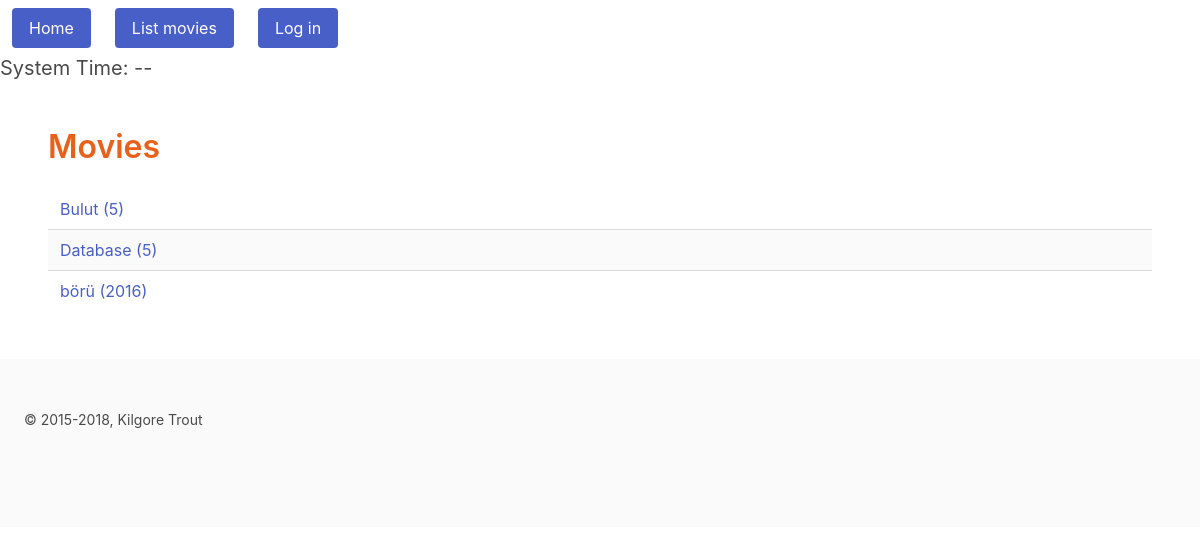
Before: /movies with the older database file.
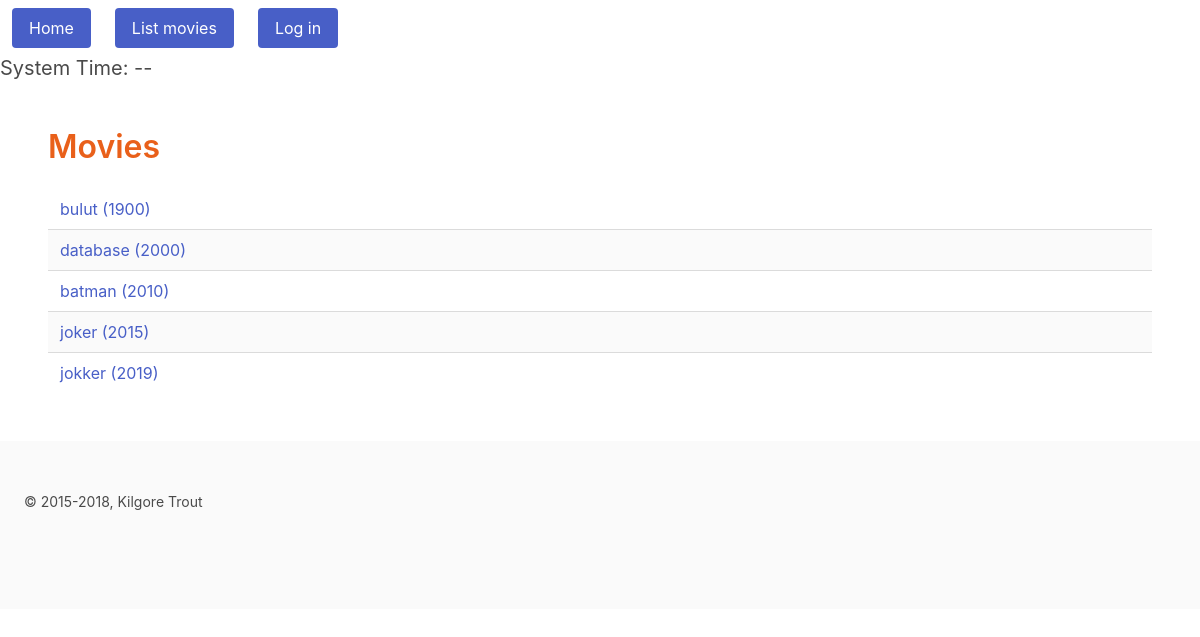
After: the same page with the newer database file.
### tables this page shows
CREATE TABLE MOVIE (
  ID INTEGER PRIMARY KEY AUTOINCREMENT,
  TITLE VARCHAR(80) NOT NULL,
  YR INTEGER
);

### views.py (the view, shortened to what this page needs)
def movies_page():
    db = current_app.config["db"]
    if request.method == "GET":
        movies = db.get_movies()
        return render_template("movies.html", movies=sorted(movies))

### database.py (called while the page is built)
    def get_movies(self):
        movies = []
        with dbapi2.connect(self.dbfile) as connection:
            cursor = connection.cursor()
            query = "SELECT ID, TITLE, YR FROM MOVIE ORDER BY ID"
            cursor.execute(query)
            for movie_key, title, year in cursor:
                movies.append((movie_key, Movie(title, year)))
        return movies

### templates/movies.html (shortened to what this page needs)
{% extends "layout.html" %}
{% block content %}
    <h1 class="title">Movies</h1>
    {% if movies %}
    <form action="" method="post" name="movie_list">
      <table class="table is-striped is-fullwidth">
        {% for movie_key, movie in movies %}
        <tr>
          <td>
            <a href="{{ url_for('movie_page', movie_key=movie_key) }}">
              {{ movie.title }}
              {% if movie.year %} ({{ movie.year }}) {% endif %}
            </a>
          </td>
        </tr>
        {% endfor %}
      </table>
    </form>
    {% endif %}
{% endblock %}

### templates/layout.html (shortened to what this page needs)
<!DOCTYPE html>
<html lang="en">
    <head>
        <link rel="stylesheet"
            href="https://cdnjs.cloudflare.com/ajax/libs/bulma/0.7.1/css/bulma.min.css"/>
        <link rel="stylesheet"
            href="{{ url_for('static', filename='mymovies.css') }}"/>
    </head>
    <body>
      <header>
        <nav class="navbar" aria-label="main navigation">
          <div class="navbar-brand">
            <span class="navbar-item">
              <a class="button is-link" href="{{ url_for('home_page') }}">Home</a>
            </span>
            <span class="navbar-item">
              <a class="button is-link" href="{{ url_for('movies_page') }}">List movies</a>
            </span>
            <span class="navbar-item">
            {% if not current_user.is_authenticated %}
              <a class="button is-link" href="{{ url_for('login_page') }}">Log in</a>
            {% else %}
              {{ current_user.username }} olarak giris yapildi.
              <a class="button is-link" href="{{ url_for('logout_page') }}">Log out</a>
            {% endif %}
            </span>
          </div>
        </nav>
        <p class="subtitle">System Time: {{ date }}-{{ day_name }}-{{ time }}</p>
      </header>
      <main>
        <section class="section">
          <div class="content">
            {% block content %}{% endblock %}
          </div>
        </section>
      </main>
      <footer class="footer">
          <div class="content">
              <small>&copy; 2015-2018, Kilgore Trout</small>
          </div>
      </footer>
    </body>
    <main>
      <section class="section">
      </section>
    </main>
</html>

### static/mymovies.css (style rules this page uses)
h1.title { color: #e9601a; }

Changed rows visible on the page:
removed MOVIE: title "börü", year "2016"
added MOVIE: title "batman", year "2010"
added MOVIE: title "joker", year "2015"
added MOVIE: title "jokker", year "2019"
Other visible differences:
new list line: "bulut 1900"
new list line: "database 2000"
list line gone: "Bulut"
list line gone: "( 5 )"
list line gone: "Database"
